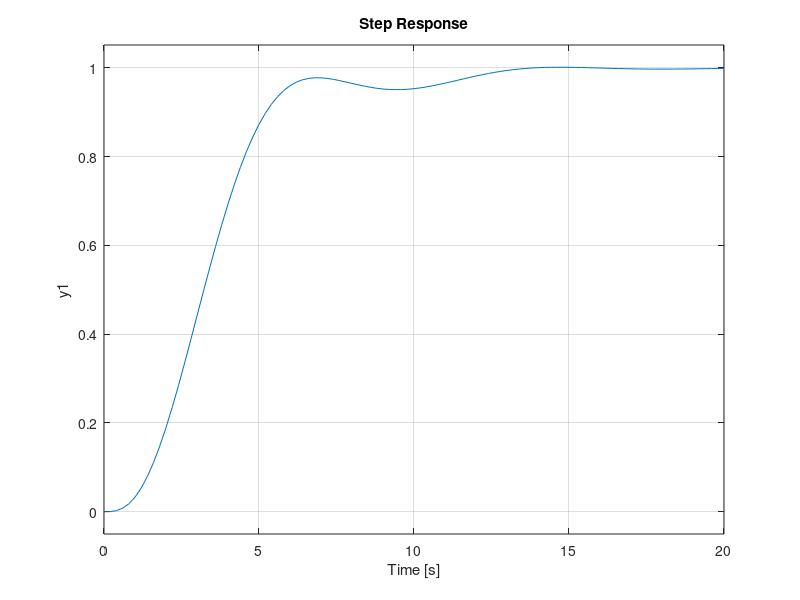

Here is the MATLAB script that generated this plot: (Note: this script raises an error after producing the figure.)
addpath('../symtbx');

omega = 0.51;
z     = 0.9;

s = tf('s');

eq = omega^2/(s^3 + s^2 + 2*z*omega*s + omega^2);

step(eq);

syms p;

eq2 =  omega^2/(p^3 + p^2 + 2*z*omega*p + omega^2);

pole(eq)

den = (p^3 + p^2 + 2*z*omega*p + omega^2);


build_criteria_stab_Lienard_Chipar(den, p);